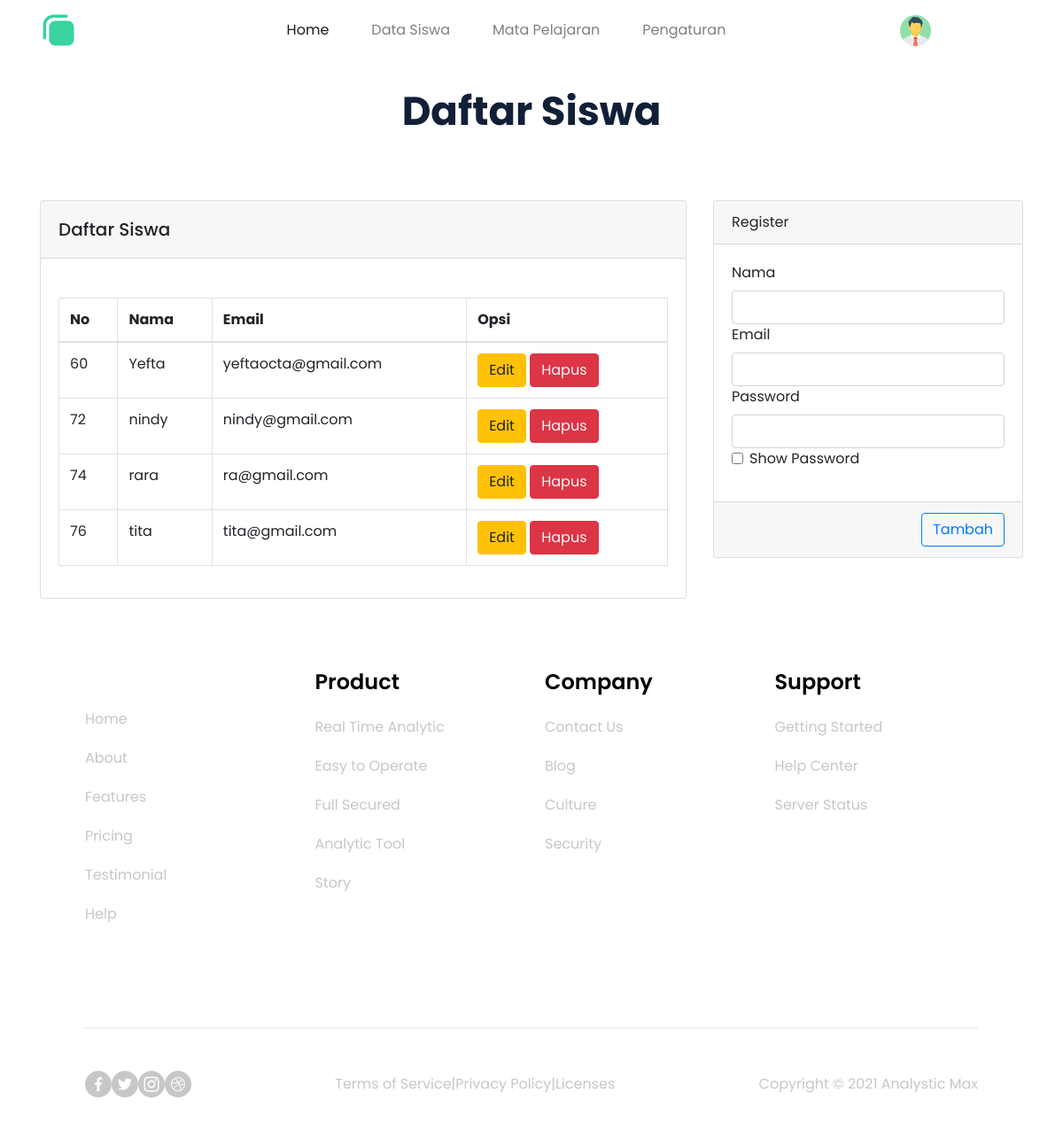
The app's page /public/Guru/register (signed in) with its own data.
### tables this page shows
CREATE TABLE `users` (
  `id` int(11) NOT NULL,
  `nama` varchar(255) NOT NULL,
  `email` varchar(255) NOT NULL,
  `password` varchar(255) NOT NULL,
  `level` enum('guru','murid') NOT NULL,
  `mapel` varchar(255) NOT NULL
);

### app/controllers/Guru.php (called while the page is built, shortened)
<?php
class Guru extends Controller
{
    public function register()
    {
        $data['judul'] = 'Daftar Siswa';
        $data['siswa'] = $this->model('Siswa_model')->getAllSiswa();
        $this->view('guru/register', $data);
    }
}

### app/core/App.php (called while the page is built, shortened)
<?php
class App {
    protected $method = 'index';
    protected $params = [];
    public function __construct()
    {
        $url = $this->parseURL();
        if ($url != null && file_exists('../app/controllers/' . $url[0] . '.php') ) {
            unset($url[0]);
        }
        $this->controller = new $this->controller;
        if( isset($url[1]) )
        {
            if ( method_exists($this->controller, $url[1]) ) {
                $this->method = $url[1];
            }
        }
        call_user_func_array([$this->controller, $this->method], $this->params);
    }
    public function parseURL()
    {
        if( isset($_GET['url']) ) {
            $url = rtrim($_GET['url'], '/');
            $url = filter_var($url, FILTER_SANITIZE_URL);
            $url = explode('/', $url);
            return $url;
        }
    }
}

### public/index.php (called while the page is built, shortened)
<?php
$app = new App;

### app/core/Database.php (called while the page is built, shortened)
<?php
class Database
{
    private $host = DB_HOST;
    private $user = DB_USER;
    private $pass = DB_PASS;
    private $db_name = DB_NAME;
    private $dbh;
    private $stmt;
    public function __construct()
    {
        $dsn = 'mysql:host=' . $this->host . ';dbname=' . $this->db_name;
        $option = [
            PDO::ATTR_PERSISTENT => true,
            PDO::ATTR_ERRMODE => PDO::ERRMODE_EXCEPTION
        ];
        try {
            $this->dbh = new PDO($dsn, $this->user, $this->pass, $option);
        } catch (PDOException $e) {
            die($e->getMessage());
        }
    }
    public function query($query)
    {
        $this->stmt = $this->dbh->prepare($query);
    }
    public function execute()
    {
        $this->stmt->execute();
    }
    public function resultSet()
    {
        $this->execute();
        return $this->stmt->fetchAll(PDO::FETCH_ASSOC);
    }
}

### app/models/Siswa_model.php (called while the page is built, shortened)
<?php
class Siswa_model extends Controller
{
    private $table = 'users';
    private $db;
    public function __construct()
    {
        $this->db = new Database;
    }
    public function getAllSiswa()
    {
        $this->db->query('SELECT * FROM ' . $this->table . ' WHERE `level` = "murid" ');
        return $this->db->resultSet();
    }
}

### app/views/guru/register.php (the view, shortened to what this page needs)
<div class="container">
  <div class="headline">
    Daftar Siswa <br class="d-none d-md-block">
    <br>
  </div>
  <div class="row">
    <div class="col-md-8">
      <div class="card">
        <div class="card-header">
          <h5 class="mt-2">Daftar Siswa</h5>
        </div>
        <div class="card-body">
          <br />
          <table class="table table-bordered table-hover">
            <thead>
              <tr>
                <th>No</th>
                <th>Nama</th>
                <th>Email</th>
                <th>Opsi</th>
              </tr>
            </thead>
            <tbody>
              <?php foreach ($data['siswa'] as $siswa) :  ?>
                <tr>
                  <td> <?= $siswa['id']; ?></td>
                  <td> <?= $siswa['nama']; ?></td>
                  <td> <?= $siswa['email']; ?></td>
                  <td>
                    <a href="<?= BASE; ?>/Guru/ubahData/<?= $siswa['id'] ?>" class="btn btn-warning  tampilModalUbah" data-toggle="modal" data-target="#exampleModal" data-id="<?= $siswa['id'] ?>" onclick="ubahData('<?= $siswa['id']; ?>')">Edit</a>
                    <a id="hapus<?= $siswa['id'] ?>" class="btn text-light btn-danger">Hapus</a>
                  </td>
                </tr>
              <?php endforeach; ?>
            </tbody>
          </table>
        </div>
      </div>
    </div>
    <div class="col-md-4 ml-auto">
      <form action="<?= BASE; ?>/Guru/tambahSiswa" method="POST">
        <div class="card">
          <div class="card-header">Register</div>
          <div class="card-body">
            <div class="form-grup">
              <label for="">Nama</label>
              <input type="text" class="form-control" name="nama" required />
            </div>
            <div class="form-grup">
              <label for="">Email</label>
              <input type="email" class="form-control" id="emailreg" name="email" required />
            </div>
            <div class="form-grup">
              <label for="">Password</label>
              <input type="password" class="form-control" name="password" id="myInput" required />
              <div class="form-check">
                <input class="form-check-input" type="checkbox" value="" id="passRegis" onclick="ShowPassAdd()">
                <label class="form-check-label" for="passRegis">
                  <p>Show Password</p>
                </label>
              </div>
            </div>
          </div>
          <div class="card-footer d-flex justify-content-end">
            <input type="submit" class="btn btn-outline-primary d-flex justify-content-center" id="tambah_user" value="Tambah" />
          </div>
        </div>
      </form>
    </div>
  </div>
</div>
<link rel="stylesheet" href="https://cdn.jsdelivr.net/npm/bootstrap@4.6.2/dist/css/bootstrap.min.css" />

### public/css/style.css (style rules this page uses)
* { font-family: "Poppins", sans-serif !important; }
.headline { font-family: Poppins; font-style: normal; font-weight: bold; font-size: 45px; line-height: 67px; text-align: center; color: #111f37; }

### records on screen
users: id "60", nama "Yefta", email "yeftaocta@gmail.com"
users: id "72", nama "nindy", email "nindy@gmail.com"
users: id "74", nama "rara", email "ra@gmail.com"
users: id "76", nama "tita", email "tita@gmail.com"
